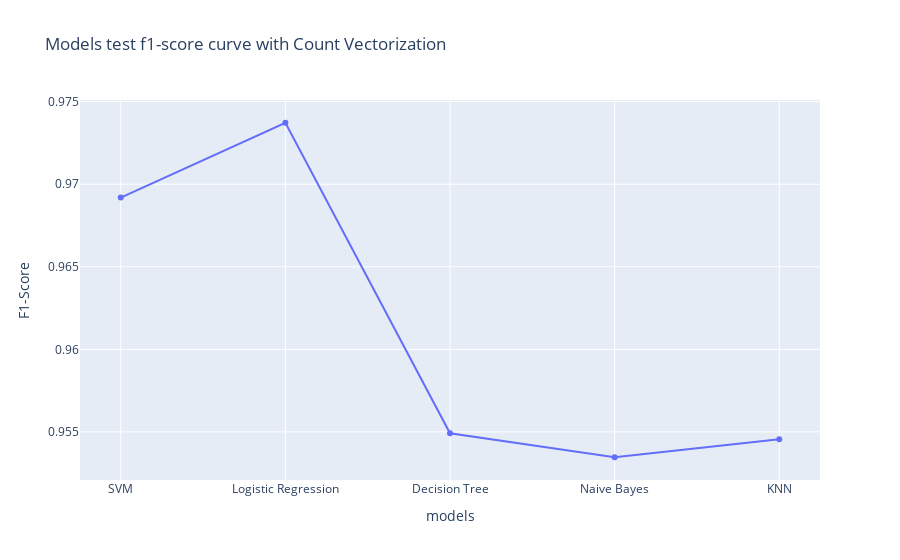

Notebook cell for this chart:
### Code cell
x_data_f1 = [svc_f1,lr_f1,dt_f1,nb_f1,knn_f1]
px.line(x=y_data,y=x_data_precision,title="Models test f1-score curve with Count Vectorization",labels={'x':'models','y':'F1-Score'},markers='o')

### Figure 1 — Plotly figure (JSON) as saved in the notebook; plotly's stock layout.template omitted (floating-point values rounded to 4 significant figures)
{"data": [{"hovertemplate": "models=%{x}<br>F1-Score=%{y}<extra></extra>", "legendgroup": "", "line": {"color": "#636efa", "dash": "solid"}, "marker": {"symbol": "circle"}, "mode": "lines+markers", "name": "", "orientation": "v", "showlegend": false, "type": "scatter", "x": ["SVM", "Logistic Regression", "Decision Tree", "Naive Bayes", "KNN"], "xaxis": "x", "y": [0.9692, 0.9737, 0.9549, 0.9535, 0.9546], "yaxis": "y"}], "layout": {"legend": {"tracegroupgap": 0}, "title": {"text": "Models test f1-score curve with Count Vectorization"}, "xaxis": {"anchor": "y", "domain": [0, 1], "title": {"text": "models"}}, "yaxis": {"anchor": "x", "domain": [0, 1], "title": {"text": "F1-Score"}}}}
